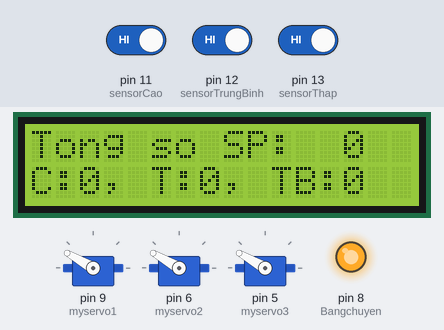
The sketch below on a simulated Arduino Uno, built with avr-gcc and run on an emulated ATmega328P. Parts: 3 × servo, 16×2 character LCD, output pins drawn as LEDs (lit = HIGH). The test bench sets the inputs (shaded band); at power-on: pin 13 (sensorThap) HIGH, pin 11 (sensorCao) HIGH, pin 12 (sensorTrungBinh) HIGH. What the sketch prints to the serial monitor is not drawn.

Above: at 1.2 s.
1.3 s: pin 13 (sensorThap) driven LOW
At 2.5 s:
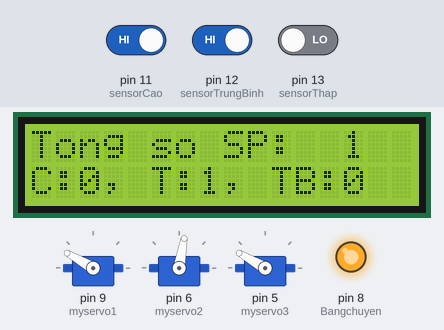
Timing chart, 0 to 4.3 s (numbered marks = the images above; inputs shaded):
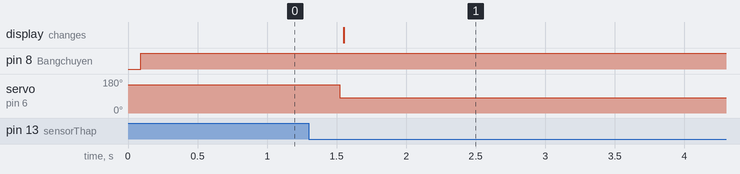

The sketch:

Code.ino
```cpp
#include <Servo.h> // Khai báo thư viện Servo
#include <Wire.h> //
#include <LiquidCrystal_I2C.h>// Khai báo thư viện LCD


Servo myservo1; //
Servo myservo2; //
Servo myservo3; // Khai báo biến Servo

int Bangchuyen = 8; // Khai báo chân băng chuyền

int sensorCapPhoi = 10;
int sensorThap = 13;
int sensorTrungBinh = 12;
int sensorCao = 11;

int thapCounter = 0;
int trungBinhCounter = 0;
int caoCounter = 0;

int preThap = 0;
int preTrungBinh = 0;
int preCao = 0;

LiquidCrystal_I2C lcd(0x27,16,2); // Chạy biến của LCD


void setup() {
  pinMode(Bangchuyen,OUTPUT); // Khai báo đầu ra
  myservo1.attach(9); //
  myservo2.attach(6); //
  myservo3.attach(5); // Chọn chân kết nối servo ( chân 5,6,9 đều là chân có thể PWM )
  myservo1.write(150); //
  myservo2.write(150); //
  myservo3.write(150); // Vị trí số 150 là vị trí gốc
  lcd.init();
  lcd.backlight();


  pinMode(sensorCapPhoi, INPUT);
  pinMode(sensorThap, INPUT);
  pinMode(sensorTrungBinh, INPUT);
  pinMode(sensorCao, INPUT);


  Serial.begin(9600);
  updateValueLCD();
}

int preTime = 0;
int lastTime = 0;
int timeDelay = 0;
void loop() {


  while(1)
  {
    preTime = millis();
    digitalWrite(Bangchuyen,HIGH);
    for(int i = 0; i<30000; i++)
    {
      if(digitalRead(sensorThap)== 0)
      {
        preThap++;
      }
      if(digitalRead(sensorTrungBinh)== 0)
      {
        preTrungBinh++;
      }
      if(digitalRead(sensorCao)== 0)
      {
        preCao++;
      }
    }
    timeDelay = millis()-preTime;
    Serial.println("*********************");
    Serial.println(timeDelay);
    Serial.println(preThap);
    Serial.println(preTrungBinh);
    Serial.println(preCao);
    if(preThap>0 && preTrungBinh == 0 && preCao ==0)
    {
      Serial.println("thap");
      myservo2.write(80);
      myservo3.write(150);
      thapCounter++;
      updateValueLCD();
      Serial.println(thapCounter);
      delay(10000);
      myservo2.write(150);
      myservo3.write(150);
      preThap = 0;
      preTrungBinh = 0;
      preCao = 0;
    }
    if(preThap>0 && preTrungBinh>0 && preCao ==0)
    {
      Serial.println("TB");
      myservo3.write(70);
      myservo2.write(150);
      trungBinhCounter++;
      updateValueLCD();
      Serial.println(trungBinhCounter);
      delay(10000);
      myservo2.write(150);
      myservo3.write(150);
      preThap = 0;
      preTrungBinh = 0;
      preCao = 0;
    }
    if(preThap>0 && preTrungBinh > 0 && preCao>0)
    {
      Serial.println("cao");
      myservo2.write(150);
      myservo3.write(150);
      caoCounter++;
      Serial.println(caoCounter);
      updateValueLCD();
      delay(10000);
      myservo2.write(150);
      myservo3.write(150);
      preThap = 0;
      preTrungBinh = 0;
      preCao = 0;
    }
  }
}
void updateValueLCD()
{
  int tongSP = caoCounter +thapCounter + trungBinhCounter;
  lcd.setCursor(0,0);
  lcd.print("Tong so SP: ");
  lcd.setCursor(13,0);
  lcd.print(tongSP);

  char buffer[100];
  sprintf(buffer, "C:%d, T:%d, TB:%d", caoCounter, thapCounter, trungBinhCounter);
  lcd.setCursor(0,1);
  lcd.print(buffer);
}
```

Measured:
- after the input at 1.3 s, servo on pin 6 (myservo2): 150° → 80° after 0.22 s; the display: changes after 0.25 s (image 1)
